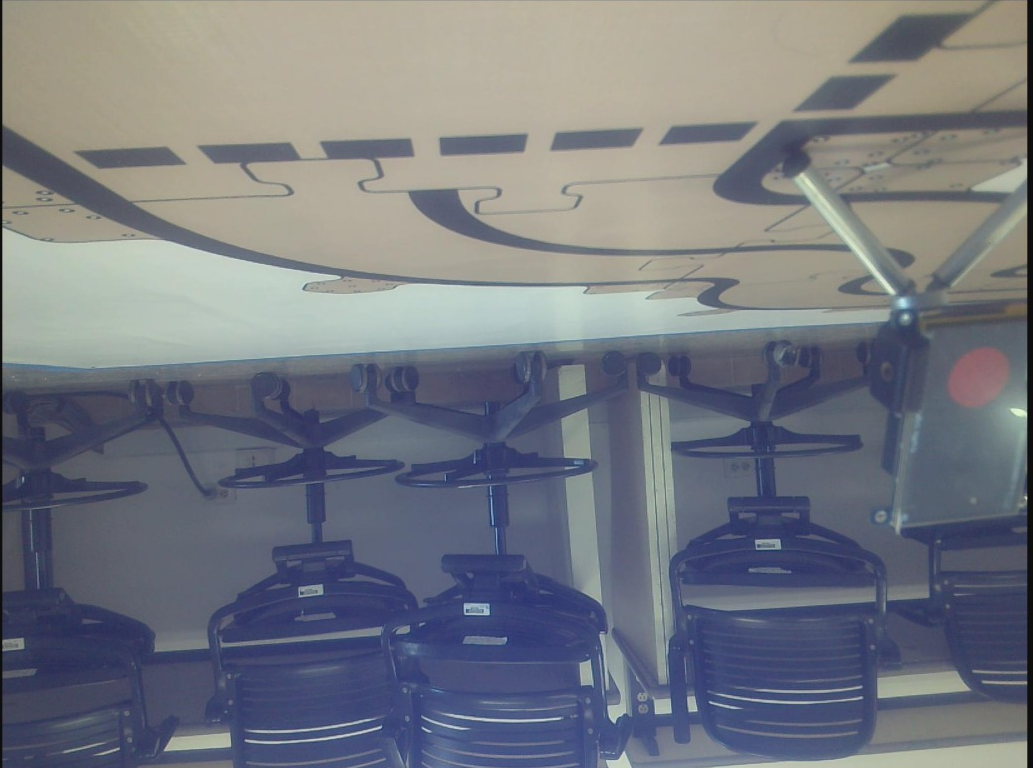
#> input picture image.png, 1033 x 768 px
$ python calibration_simple_lines.py ../image.png
#> lines starting #> are read from the running program, lines starting #| are printed output that depends on the picture; after the words box and inside, x2 and y2 are one past the last pixel; in counts of white or black regions, pixels touching at a corner belong together
"""Interactive parameter tuner for the simpler Hough-based line detector."""

import cv2 as cv
import numpy as np
import sys
import os


# Defaults
DEFAULTS = {
    # ROI
    "roi_top": 71,
    "blur": 11,
    "block_size": 61,
    "C": 4,
    "morph": 10,
    "canny_low": 384,
    "canny_high": 385,
    "hough_thr": 85,
    "min_len": 66,
    "max_gap": 170
}

C_OFFSET = 30


# Windows
WIN_PRE  = "Preprocessing"
WIN_LINE = "Lines"
WIN_DBG  = "Debug"
WIN_BIN  = "Binary (ROI)"
WIN_EDG  = "Edges"


def nothing(_):
    pass


def build_windows():
    cv.namedWindow(WIN_PRE,  cv.WINDOW_NORMAL)
    cv.namedWindow(WIN_LINE, cv.WINDOW_NORMAL)
    cv.resizeWindow(WIN_PRE,  420, 260)
    cv.resizeWindow(WIN_LINE, 420, 220)

    # Preprocessing window
    cv.createTrackbar("ROI top %",   WIN_PRE, DEFAULTS["roi_top"],     99, nothing)
    cv.createTrackbar("blur (odd)",  WIN_PRE, DEFAULTS["blur"],        21, nothing)
    cv.createTrackbar("block (odd)", WIN_PRE, DEFAULTS["block_size"],  61, nothing)
    cv.createTrackbar("C (+offset)", WIN_PRE, DEFAULTS["C"] + C_OFFSET, 60, nothing)
    cv.createTrackbar("morph",       WIN_PRE, DEFAULTS["morph"],       15, nothing)

    # Lines window
    cv.createTrackbar("canny low",   WIN_LINE, DEFAULTS["canny_low"],  500, nothing)
    cv.createTrackbar("canny high",  WIN_LINE, DEFAULTS["canny_high"], 500, nothing)
    cv.createTrackbar("hough thr",   WIN_LINE, DEFAULTS["hough_thr"],  300, nothing)
    cv.createTrackbar("min length",  WIN_LINE, DEFAULTS["min_len"],    300, nothing)
    cv.createTrackbar("max gap",     WIN_LINE, DEFAULTS["max_gap"],    200, nothing)


def reset_windows():
    for win, name, key in [
        (WIN_PRE,  "ROI top %",   "roi_top"),
        (WIN_PRE,  "blur (odd)",  "blur"),
        (WIN_PRE,  "block (odd)", "block_size"),
        (WIN_PRE,  "C (+offset)", None),
        (WIN_PRE,  "morph",       "morph"),
        (WIN_LINE, "canny low",   "canny_low"),
        (WIN_LINE, "canny high",  "canny_high"),
        (WIN_LINE, "hough thr",   "hough_thr"),
        (WIN_LINE, "min length",  "min_len"),
        (WIN_LINE, "max gap",     "max_gap"),
    ]:
        if name == "C (+offset)":
            cv.setTrackbarPos(name, win, DEFAULTS["C"] + C_OFFSET)
        else:
            cv.setTrackbarPos(name, win, DEFAULTS[key])


def read_params():
    blur = cv.getTrackbarPos("blur (odd)", WIN_PRE)
    blur = max(1, blur | 1)
    block = cv.getTrackbarPos("block (odd)", WIN_PRE)
    block = max(3, block | 1)
    p = {
        "roi_top":    cv.getTrackbarPos("ROI top %", WIN_PRE) / 100.0,
        "blur":       blur,
        "block_size": block,
        "C":          cv.getTrackbarPos("C (+offset)", WIN_PRE) - C_OFFSET,
        "morph":      max(1, cv.getTrackbarPos("morph", WIN_PRE)),
        "canny_low":  cv.getTrackbarPos("canny low",  WIN_LINE),
        "canny_high": cv.getTrackbarPos("canny high", WIN_LINE),
        "hough_thr":  max(1, cv.getTrackbarPos("hough thr",  WIN_LINE)),
        "min_len":    max(1, cv.getTrackbarPos("min length", WIN_LINE)),
        "max_gap":    cv.getTrackbarPos("max gap", WIN_LINE),
    }

    # Sanity: canny low < high
    if p["canny_low"] >= p["canny_high"]:
        p["canny_high"] = p["canny_low"] + 1
    return p


def save_params(p):
    out = "hough_params.txt"
    with open(out, "w") as f:
        for k, v in p.items():
            f.write(f"{k} = {v}\n")
    print(f"[saved] {os.path.abspath(out)}")


# Detection
def detect_lines(frame, p):
    height, width = frame.shape[:2]
    y_top = int(height * p["roi_top"])

    # 1. ROI mask (rectangle matches the slider semantics)
    roi_vertices = np.array([[
        (0, height),
        (0, y_top),
        (width, y_top),
        (width, height),
    ]], dtype=np.int32)

    mask = np.zeros((height, width), dtype=np.uint8)
    cv.fillPoly(mask, roi_vertices, 255)

    # 2. Grayscale + ROI
    gray = cv.cvtColor(frame, cv.COLOR_BGR2GRAY)
    gray_roi = cv.bitwise_and(gray, gray, mask=mask)

    # 3. Blur
    if p["blur"] >= 3:
        blurred = cv.GaussianBlur(gray_roi, (p["blur"], p["blur"]), 0)
    else:
        blurred = gray_roi

    # 4. Adaptive threshold (lines are dark, so use INV)
    binary = cv.adaptiveThreshold(
        blurred, 255,
        cv.ADAPTIVE_THRESH_GAUSSIAN_C,
        cv.THRESH_BINARY_INV,
        blockSize=p["block_size"],
        C=p["C"],
    )
    # Re-mask: adaptiveThreshold lights up the masked-out region too
    binary = cv.bitwise_and(binary, binary, mask=mask)

    # 5. Morphology
    if p["morph"] >= 2:
        kernel = np.ones((p["morph"], p["morph"]), np.uint8)
        binary = cv.morphologyEx(binary, cv.MORPH_CLOSE, kernel)
        binary = cv.morphologyEx(binary, cv.MORPH_OPEN,  kernel)

    # 6. Canny
    edges = cv.Canny(binary, p["canny_low"], p["canny_high"])

    # 7. Probabilistic Hough
    lines = cv.HoughLinesP(
        edges,
        rho=1,
        theta=np.pi / 180,
        threshold=p["hough_thr"],
        minLineLength=p["min_len"],
        maxLineGap=p["max_gap"],
    )

    return lines, binary, edges, y_top


def draw_debug(frame, lines, y_top, p):
    debug = frame.copy()
    # ROI line
    cv.line(debug, (0, y_top), (debug.shape[1], y_top), (255, 200, 0), 1)

    n = 0
    if lines is not None:
        n = len(lines)
        for ln in lines:
            x1, y1, x2, y2 = ln[0]
            cv.line(debug, (x1, y1), (x2, y2), (0, 255, 0), 2)

    hud = (f"lines={n}  block={p['block_size']}  C={p['C']}  "
           f"canny={p['canny_low']}/{p['canny_high']}  "
           f"hough thr={p['hough_thr']} len={p['min_len']} gap={p['max_gap']}")
    cv.putText(debug, hud, (10, 25),
               cv.FONT_HERSHEY_SIMPLEX, 0.5, (255, 255, 255), 2)
    return debug


# Source handling
def open_source(arg):
    if arg is None:
        cap = cv.VideoCapture(0)
        return (lambda: cap.read()[1]), False, cap

    if not os.path.exists(arg):
        print(f"error: {arg} not found")
        sys.exit(1)

    ext = os.path.splitext(arg)[1].lower()
    if ext in (".png", ".jpg", ".jpeg", ".bmp", ".webp"):
        img = cv.imread(arg)
        if img is None:
            print(f"error: cv.imread failed on {arg}")
            sys.exit(1)
        return (lambda: img.copy()), True, None
    else:
        cap = cv.VideoCapture(arg)
        return (lambda: cap.read()[1]), False, cap


def main():
    arg = sys.argv[1] if len(sys.argv) > 1 else None
    read_frame, is_image, cap = open_source(arg)
#> in open_source, img is the input picture: shape (768, 1033, 3); mean B, G, R 128.8, 120.3, 116.7
#> is_image = True

    build_windows()
    cv.namedWindow(WIN_DBG, cv.WINDOW_NORMAL)
    cv.namedWindow(WIN_BIN, cv.WINDOW_NORMAL)
    cv.namedWindow(WIN_EDG, cv.WINDOW_NORMAL)

    paused = False
    last_frame = None
    print("Keys: [q] quit  [s] save  [r] reset  [space] pause")

    while True:
        if not paused or last_frame is None:
            frame = read_frame()
            if frame is None:
                if is_image:
                    break
                if cap is not None:
                    cap.set(cv.CAP_PROP_POS_FRAMES, 0)
                    continue
                break
            last_frame = frame

        p = read_params()
        lines, binary, edges, y_top = detect_lines(last_frame.copy(), p)
#> in detect_lines, `cv.fillPoly(mask, roi_vertices, 255)`:
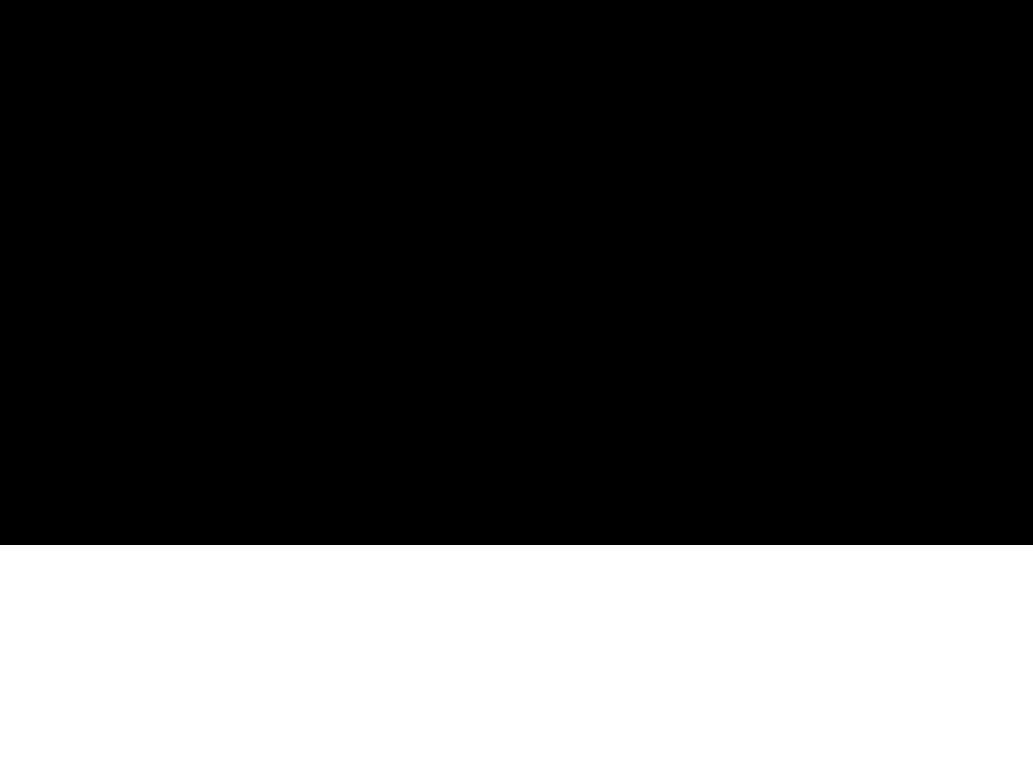
#> mask: shape (768, 1033); 29% white; 1 white region, box (x1, y1, x2, y2) and area: (0, 545, 1033, 768) 230359
#> in detect_lines, `gray_roi = cv.bitwise_and(gray, gray, mask=mask)`:
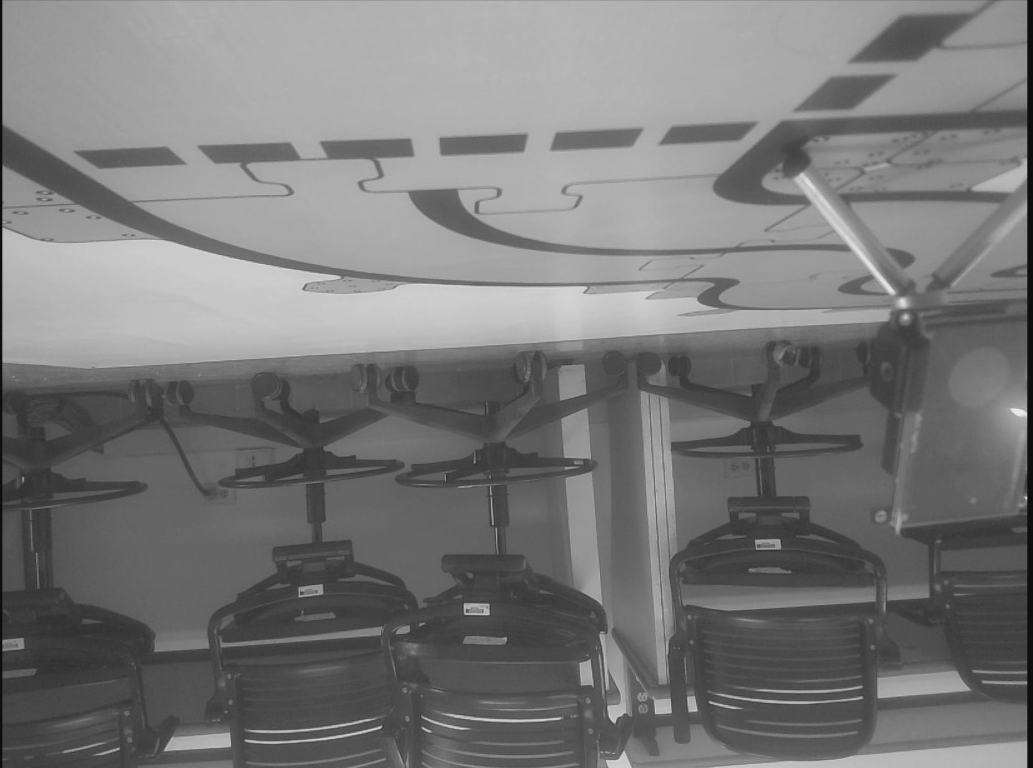
#> gray: shape (768, 1033); min 8, max 237, mean 120.2
#> in detect_lines, `edges = cv.Canny(binary, p["canny_low"], p["canny_high"])`: binary: shape (768, 1033); 11.5% white; 17 white regions, largest, box (x1, y1, x2, y2) and area: (64, 560, 1017, 768) 63790, (78, 559, 524, 672) 19295, (761, 572, 955, 627) 3155
#> in detect_lines, `lines = cv.HoughLinesP( edges, rho=1, theta=np.pi / 180, threshold=p["..`:
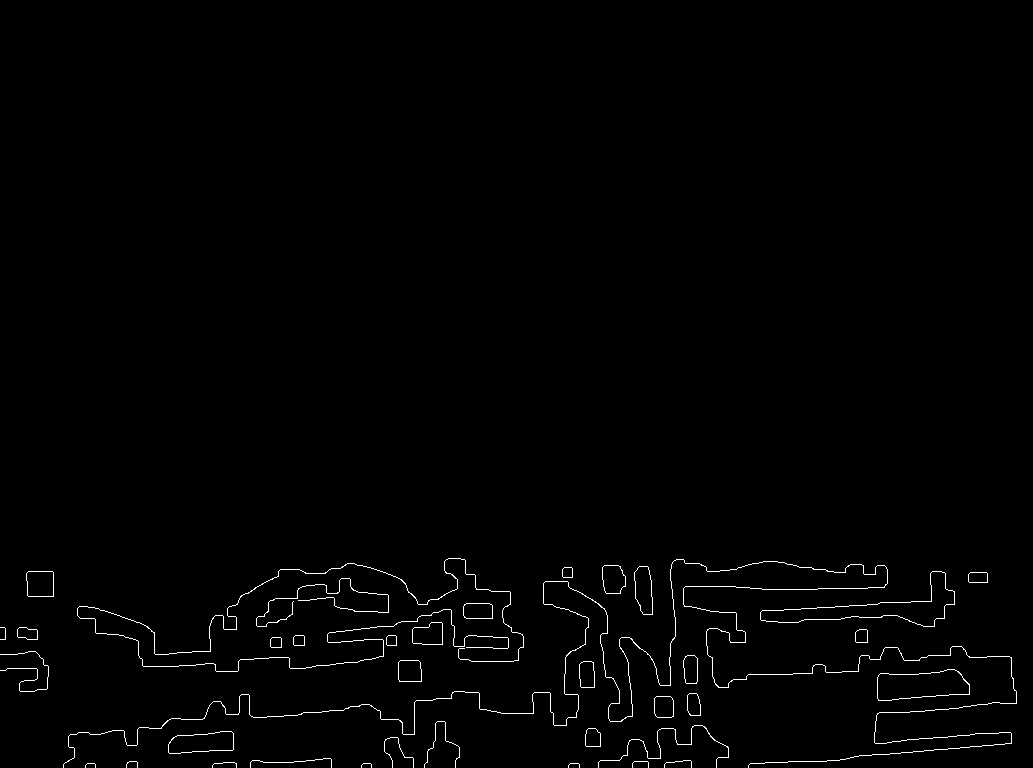
#> edges: shape (768, 1033); 1% white in thin lines or dots, all inside (x1, y1, x2, y2) = (0, 558, 1017, 768)
#> y_top = 545
        debug = draw_debug(last_frame, lines, y_top, p)
#> after the loop in draw_debug, `for ln in lines:`:
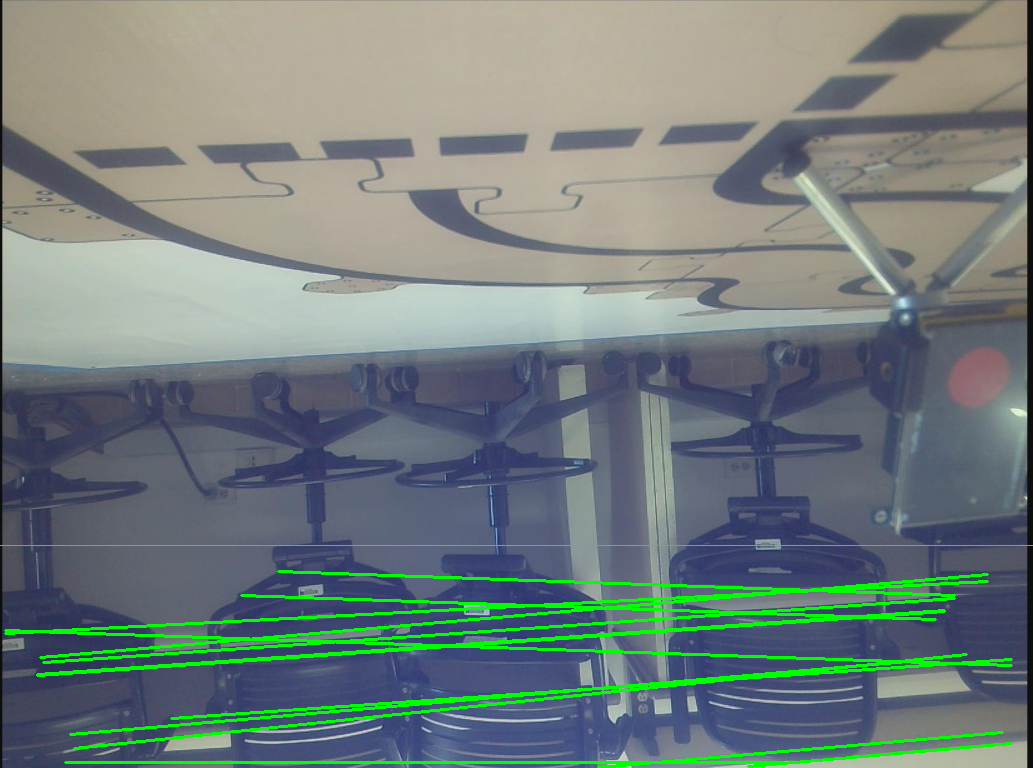
#> debug: shape (768, 1033, 3); mean B, G, R 124.7, 126.5, 113.8
#> in draw_debug, `cv.putText(debug, hud, (10, 25), cv.FONT_HERSHEY_SIMPLEX, 0.5, (255, 2..`:
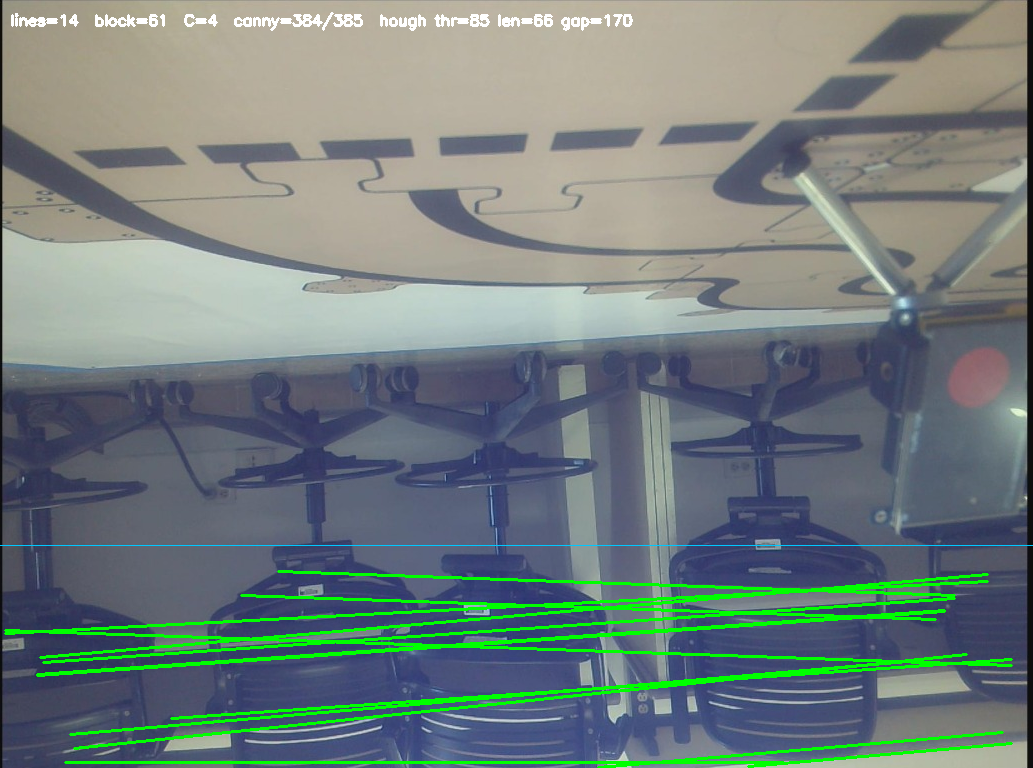
#> debug: shape (768, 1033, 3); 0.47% of pixels changed, all inside (x1, y1, x2, y2) = (11, 12, 633, 31)

        cv.imshow(WIN_DBG, debug)
        cv.imshow(WIN_BIN, binary)
        cv.imshow(WIN_EDG, edges)

        key = cv.waitKey(1 if not is_image else 30) & 0xFF
#> (key q is pressed here)
        if key == ord('q'):
            break
        elif key == ord('s'):
            save_params(p)
        elif key == ord('r'):
            reset_windows()
        elif key == ord(' '):
            paused = not paused

    if cap is not None:
        cap.release()
    cv.destroyAllWindows()


if __name__ == "__main__":
    main()
